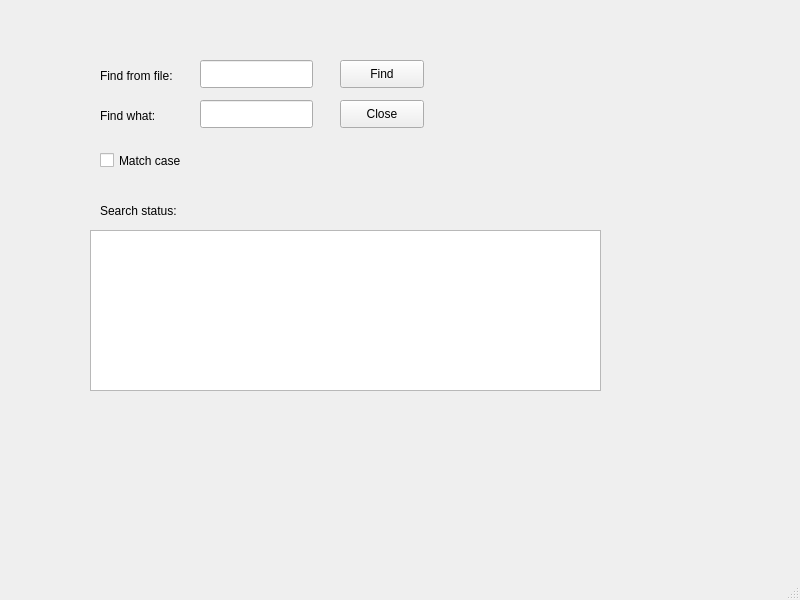
<?xml version="1.0" encoding="UTF-8"?>
<ui version="4.0">
 <class>MainWindow</class>
 <widget class="QMainWindow" name="MainWindow">
  <property name="geometry">
   <rect>
    <x>0</x>
    <y>0</y>
    <width>800</width>
    <height>600</height>
   </rect>
  </property>
  <property name="windowTitle">
   <string>MainWindow</string>
  </property>
  <widget class="QWidget" name="centralwidget">
   <widget class="QLabel" name="label">
    <property name="geometry">
     <rect>
      <x>100</x>
      <y>60</y>
      <width>121</width>
      <height>31</height>
     </rect>
    </property>
    <property name="text">
     <string>Find from file:</string>
    </property>
   </widget>
   <widget class="QLabel" name="label_2">
    <property name="geometry">
     <rect>
      <x>100</x>
      <y>100</y>
      <width>121</width>
      <height>31</height>
     </rect>
    </property>
    <property name="text">
     <string>Find what:</string>
    </property>
   </widget>
   <widget class="QLineEdit" name="fileLineEdit">
    <property name="geometry">
     <rect>
      <x>200</x>
      <y>60</y>
      <width>113</width>
      <height>28</height>
     </rect>
    </property>
   </widget>
   <widget class="QLineEdit" name="keyLineEdit">
    <property name="geometry">
     <rect>
      <x>200</x>
      <y>100</y>
      <width>113</width>
      <height>28</height>
     </rect>
    </property>
   </widget>
   <widget class="QPushButton" name="findPushButton">
    <property name="geometry">
     <rect>
      <x>340</x>
      <y>60</y>
      <width>84</width>
      <height>28</height>
     </rect>
    </property>
    <property name="text">
     <string>Find</string>
    </property>
   </widget>
   <widget class="QPushButton" name="closePushButton">
    <property name="geometry">
     <rect>
      <x>340</x>
      <y>100</y>
      <width>84</width>
      <height>28</height>
     </rect>
    </property>
    <property name="text">
     <string>Close</string>
    </property>
   </widget>
   <widget class="QCheckBox" name="matchCheckBox">
    <property name="geometry">
     <rect>
      <x>100</x>
      <y>150</y>
      <width>111</width>
      <height>21</height>
     </rect>
    </property>
    <property name="text">
     <string>Match case</string>
    </property>
   </widget>
   <widget class="QLabel" name="label_3">
    <property name="geometry">
     <rect>
      <x>100</x>
      <y>200</y>
      <width>151</width>
      <height>21</height>
     </rect>
    </property>
    <property name="text">
     <string>Search status:</string>
    </property>
   </widget>
   <widget class="QTextBrowser" name="textBrowser">
    <property name="geometry">
     <rect>
      <x>90</x>
      <y>230</y>
      <width>511</width>
      <height>161</height>
     </rect>
    </property>
   </widget>
  </widget>
  <widget class="QMenuBar" name="menubar">
   <property name="geometry">
    <rect>
     <x>0</x>
     <y>0</y>
     <width>800</width>
     <height>25</height>
    </rect>
   </property>
  </widget>
  <widget class="QStatusBar" name="statusbar"/>
 </widget>
 <resources/>
 <connections>
  <connection>
   <sender>closePushButton</sender>
   <signal>clicked()</signal>
   <receiver>MainWindow</receiver>
   <slot>close()</slot>
   <hints>
    <hint type="sourcelabel">
     <x>381</x>
     <y>138</y>
    </hint>
    <hint type="destinationlabel">
     <x>399</x>
     <y>299</y>
    </hint>
   </hints>
  </connection>
 </connections>
</ui>
